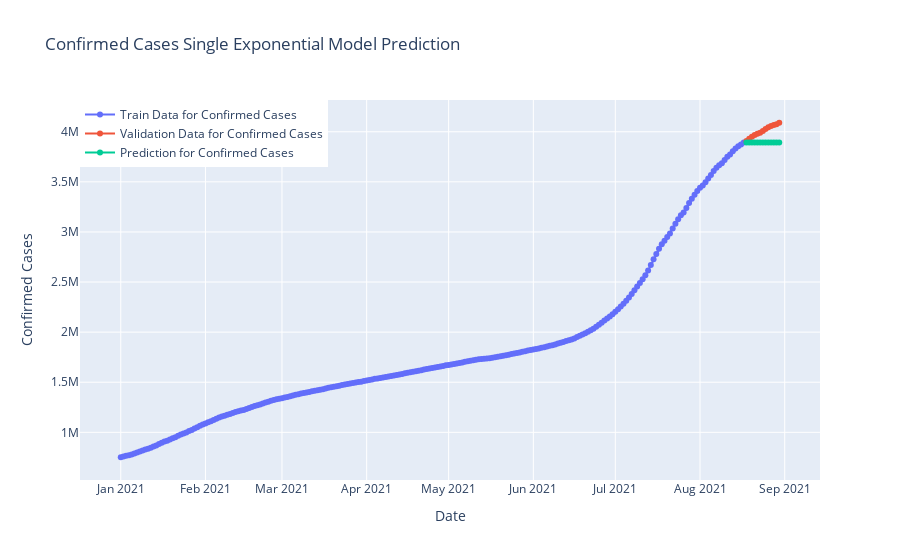

The notebook cell saved with this chart:
### Code cell
fig=go.Figure()
fig.add_trace(go.Scatter(x=model_train.index, y=model_train.Cases,
                    mode='lines+markers',name="Train Data for Confirmed Cases"))
fig.add_trace(go.Scatter(x=valid.index, y=valid.Cases,
                    mode='lines+markers',name="Validation Data for Confirmed Cases",))
fig.add_trace(go.Scatter(x=valid.index, y=y_pred["Single Exponential"],
                    mode='lines+markers',name="Prediction for Confirmed Cases",))
fig.update_layout(title="Confirmed Cases Single Exponential Model Prediction",
                 xaxis_title="Date",yaxis_title="Confirmed Cases",legend=dict(x=0,y=1,traceorder="normal"))
fig.show()

### Figure 1 — Plotly figure (JSON) as saved in the notebook; plotly's stock layout.template omitted (floating-point values rounded to 4 significant figures; data arrays with more than 128 entries replaced by an {"elided": "..."} marker saying what was removed)
{"data": [{"mode": "lines+markers", "name": "Train Data for Confirmed Cases", "type": "scatter", "x": {"elided": "229 str values"}, "y": {"elided": "229 int values"}}, {"mode": "lines+markers", "name": "Validation Data for Confirmed Cases", "type": "scatter", "x": ["2021-08-18T00:00:00+00:00", "2021-08-19T00:00:00+00:00", "2021-08-20T00:00:00+00:00", "2021-08-21T00:00:00+00:00", "2021-08-22T00:00:00+00:00", "2021-08-23T00:00:00+00:00", "2021-08-24T00:00:00+00:00", "2021-08-25T00:00:00+00:00", "2021-08-26T00:00:00+00:00", "2021-08-27T00:00:00+00:00", "2021-08-28T00:00:00+00:00", "2021-08-29T00:00:00+00:00", "2021-08-30T00:00:00+00:00"], "y": [3908247, 3930300, 3950304, 3967048, 3979456, 3989060, 4008166, 4026837, 4043736, 4056354, 4066404, 4073831, 4089801]}, {"mode": "lines+markers", "name": "Prediction for Confirmed Cases", "type": "scatter", "x": ["2021-08-18T00:00:00+00:00", "2021-08-19T00:00:00+00:00", "2021-08-20T00:00:00+00:00", "2021-08-21T00:00:00+00:00", "2021-08-22T00:00:00+00:00", "2021-08-23T00:00:00+00:00", "2021-08-24T00:00:00+00:00", "2021-08-25T00:00:00+00:00", "2021-08-26T00:00:00+00:00", "2021-08-27T00:00:00+00:00", "2021-08-28T00:00:00+00:00", "2021-08-29T00:00:00+00:00", "2021-08-30T00:00:00+00:00"], "y": [3892000.0, 3892000.0, 3892000.0, 3892000.0, 3892000.0, 3892000.0, 3892000.0, 3892000.0, 3892000.0, 3892000.0, 3892000.0, 3892000.0, 3892000.0]}], "layout": {"legend": {"traceorder": "normal", "x": 0, "y": 1}, "title": {"text": "Confirmed Cases Single Exponential Model Prediction"}, "xaxis": {"title": {"text": "Date"}}, "yaxis": {"title": {"text": "Confirmed Cases"}}}}
